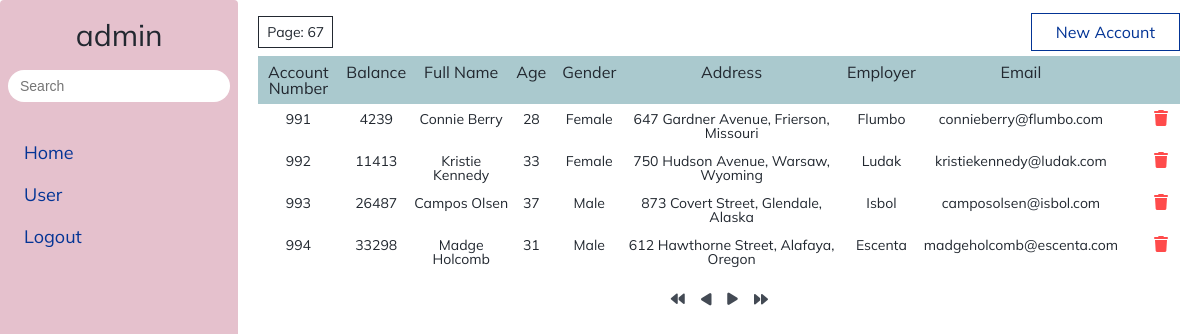
/index.php?page=67 (signed in), run on the app's committed database.
### tables this page shows
CREATE TABLE IF NOT EXISTS `user` (
  `userID` int(11) NOT NULL AUTO_INCREMENT,
  `username` varchar(50) NOT NULL,
  `phone` varchar(20) NOT NULL,
  `email` char(50) NOT NULL,
  `password` char(100) NOT NULL,
  `country` varchar(30) NOT NULL,
  PRIMARY KEY (`userID`),
  UNIQUE KEY `email` (`email`)
);

CREATE TABLE IF NOT EXISTS `accounts` (
  `account_number` int(11) NOT NULL AUTO_INCREMENT,
  `balance` int(11) NOT NULL,
  `first_name` varchar(30) NOT NULL,
  `last_name` varchar(30) NOT NULL,
  `age` int(4) NOT NULL,
  `gender` char(5) NOT NULL,
  `address` text NOT NULL,
  `employer` varchar(30) NOT NULL,
  `email` text NOT NULL,
  `city` varchar(100) NOT NULL,
  `state` char(10) NOT NULL,
  PRIMARY KEY (`account_number`),
  KEY `state` (`state`)
);

### handle/role.php (called while the page is built)
<?php
include_once './config/Data.php';
function getRole($email)
{
  $db = new Data();
  $connect = $db->connect();
  $sql = "SELECT *  FROM user,user_role WHERE user.userID = user_role.userID AND user.email = '$email' and user_role.roleID = 0";
  $statement = $connect->prepare($sql);
  $statement->execute();
  $statement->fetchAll(PDO::FETCH_ASSOC);
  $role = $statement->rowCount();
  return $role > 0 ? true : false;
}
function getPermissions($email)
{
  $permission = array();
  $db = new Data();
  $connect = $db->connect();
  $sql = "SELECT permission.permissionType FROM user INNER JOIN user_role on (user.userID = user_role.userID) INNER JOIN roles on (user_role.roleID = roles.roles) INNER JOIN role_permission on (roles.roles = role_permission.roleID) INNER JOIN permission on (role_permission.permissionID = permission.permissionID) WHERE user.email = '$email';";
  $statement = $connect->prepare($sql);
  $statement->execute();
  $result = $statement->fetchAll(PDO::FETCH_ASSOC);
  foreach ($result as $row) {
    $permission[] = $row['permissionType'];
  }
  return $permission;
}
?>

### config/Data.php (the view, shortened to what this page needs)
<?php
class Database
{
  private $__host = 'localhost';
  private $__db_name = 'bank';
  private $__username = 'root';
  private $__password = '';
  function connect()
  {
    try {
      $this->__connection = new PDO('mysql:host=' . $this->__host . ';dbname=' . $this->__db_name, $this->__username, $this->__password);
      $this->__connection->setAttribute(PDO::ATTR_ERRMODE, PDO::ERRMODE_EXCEPTION);
      return $this->__connection;
    } catch (PDOException $e) {
      echo "Connection failed: " . $e->getMessage();
      $this->__connection = null;
    }
  }
}
class Data extends Database
{
  private $__start, $__rowPerPage, $__totalPages;
  public $permissions = array();
  function getPermissions()
  {
    $this->permissions = $_SESSION['permissions'];
  }
  function readData($data)
  {
    $str = '';
    $arr = array();
    $connect = $this->connect();
    $_SESSION['currentPage'] = $currentPage = 1;
    $start = 0;
    $rowPerPage = 15;
    $total = $this->__totalPages;
    if (isset($_GET['page'])) {
      $_SESSION['currentPage'] = $currentPage = $_GET['page'];
      $start = ($currentPage - 1) * $rowPerPage;
    }
    try {
      $statement = $connect->prepare($data);
      $statement->setFetchMode(PDO::FETCH_ASSOC);
      $statement->execute();
      $statement->fetchAll();
      $this->__totalPages = $statement->rowCount();
      $sql = $data . " ASC LIMIT $start, $rowPerPage ; ";
      $statement = $connect->prepare($sql);
      $statement->setFetchMode(PDO::FETCH_ASSOC);
      $statement->execute();
      $result = $statement->fetchAll();
      $account_number = 0;
      for ($i = 0; $i <= count($result) - 1; $i++) {
        $str .= "<tr>";
        foreach ($result[$i] as $key => $value) {
          if ($key == 'account_number') {
            $account_number = $value;
          }
          if ($key == 'gender') {
            $gender = $value == 'M' ? 'Male' : 'Female';
            $str .= " <td>" . $gender . "</td>";
          } else {
            $str .= " <td>" . $value . "</td>";
          }
        }
        foreach ($this->permissions as $permission) {
          if ($permission == 'update') {
            $str .= "<td><a href = '?page=$currentPage&account_number=$account_number' class = 'link-icon'>
            <i class='fi fi-sr-eye'></i></a></td>
            <td><a href = './handle/delete.php?page=$currentPage&account_number=$account_number' onclick = 'return showMessageDelete(this)' class = 'link-icon'>
            <i class='red-color fa-solid fa-trash'></i></a></td>";
            $str .= "</tr>";
            break;
          }
        }
      }
      $arr[] = $str;
      $arr[] = $this->__totalPages;
      return $arr;
    } catch (PDOException $e) {
      echo "Error: " . $e->getMessage();
    }
  }
  function Navigation($total)
  {
    $rowPerPage = 15;
    $_SESSION['pages'] = $pages = $total / $rowPerPage;
    $index = 1;
    if (isset($_GET['page'])) {
      $currentPage = $_GET['page'];
    }
  }
}
?>

### index.php (shortened to what this page needs)
<?php
include './config/Data.php';
$data = new Data();
include_once './handle/role.php';
include_once './handle/navigation.php';
$email = $_SESSION['account'];
$is_admin = getRole($email);
$permissions = getPermissions($email);
?>
<!DOCTYPE html>
<html lang="en">
<head>
  <link rel='stylesheet' href='https://cdn-uicons.flaticon.com/uicons-solid-rounded/css/uicons-solid-rounded.css'>
  <link rel="stylesheet" href="./assets/css/style.css">
</head>
<body>
  <div class="main">
    <?php include_once "./layout/navigation.php"; ?>
    <div class="grid">
      <div class="row">
        <div class="col-12-xl col-12-lg">
          <div class="content">
            <div class="content-header">
              <?php
              foreach ($permissions as $permission) {
                if ($permission == 'view') {
              ?>
              <div class="content-header-list">
                <p>Page: <?= isset($_GET['page']) ? $_GET['page'] : '1' ?>
                </p>
              </div>
              <?php
                  break;
                }
              }
              foreach ($permissions as $permission) {
                if ($permission == 'insert') {
              ?>
              <div class="content-header-insert">
                <a href="?addNew">new account</a>
              </div>
              <?php
                  break;
                }
              }
              ?>
            </div>
          </div>
          <div class="content-container">
            <?php
            foreach ($permissions as $permission) {
              if ($permission == 'view') {
            ?>
            <table class='content-container-table'>
              <thead>
                <th>account number</th>
                <th>balance</th>
                <th>full name</th>
                <th>age</th>
                <th>gender</th>
                <th>address</th>
                <th>employer</th>
                <th>email</th>
                <th></th>
                <th></th>
              </thead>
              <tbody class="content-container-table-body">
                <?php
                if (isset($_SESSION['account'])) {
                  if (empty(isset($_GET['data']))) {
                    $sql = "SELECT accounts.account_number,
                          balance,
                          CONCAT( first_name, ' ' ,last_name) AS fullName,
                          age,
                          gender,
                          CONCAT(address,', ',city,', ',state.name) AS address,
                          employer,
                          email
                          FROM `accounts`, `state`
                          WHERE accounts.state = state.state
                          ORDER BY `accounts`.`account_number`";
                    $result = $data->readData($sql);
                    echo ($result[0]);
                  } else {
                    include_once './handle/search.php';
                  }
                }
                ?>
              </tbody>
            </table>
            <?php
                break;
              }
            }
            ?>
          </div>
          <?php
          foreach ($permissions as $permission) {
            if ($permission == 'view') {
              $pages = ceil($_SESSION["pages"]);
              $currentPage = $_SESSION["currentPage"];
          ?>
          <div class="content-navigation">
            <a href="?page=1" class="content-navigation-button">
              <i class="fa-solid fa-backward"></i>
            </a>
            <a href="?page=<?php
              if (!isset($_GET['page']) || $_GET['page'] <= 1) {
                $_SESSION['currentPage'] = $currentPage = 1;
              } else {
                $_SESSION['currentPage'] = $currentPage = $_GET['page'] - 1;
              }
              echo $currentPage;
            ?>" class="content-navigation-button rotate">
              <i class="fa-solid fa-play"></i></a>
            <a href="?page=<?php
              if (!isset($_GET['page'])) {
                $_SESSION['currentPage'] = $currentPage = 2;
              } elseif ($_GET['page'] >= $pages) {
                $_SESSION['currentPage'] = $currentPage = $pages;
              } else {
                $_SESSION['currentPage'] = $currentPage = $_GET['page'] + 1;
              }
              echo $currentPage;
            ?>" class="content-navigation-button"><i class="fa-solid fa-play"></i></a>
            <a href="?page=<?php echo ($pages) ?>" class="content-navigation-button rotate"><i
                class="fa-solid fa-backward"></i></a>
          </div>
          <?php
              break;
            }
          }
          ?>
        </div>
      </div>
    </div>
  </div>
</body>
</html>

### layout/navigation.php
<div class="navigation">
  <h2 class="h2-heading">
    <?php
    $sql = "select username from user where email = '" . $_SESSION['account'] . "'";
    $statement = $connect->prepare($sql);
    $statement->execute();
    $result = $statement->fetch();
    echo $result[0];
    ?>
  </h2>
  <div class="navigation-search">
    <?php
    preg_match('/index\.php/', $_SERVER['REQUEST_URI'], $match1);
    preg_match('/index\.php/', $_SERVER['PHP_SELF'], $match2);
    if ($match1 || $match2) {
    ?>
    <form action="<?php $_SERVER['PHP_SELF'] ?>" method='get' class="navigation-search-form">
      <input type="text" class="navigation-search-input" name="input-search" placeholder="Search"
        onkeyup="liveSearch(this.value)">
    </form>
    <?php
    }
    ?>
  </div>
  <ul class="navigation-list">
    <li class='navigation-list-item'>
      <a href='index.php' class='navigation-list-item-link'>Home</a>
    </li>
    <?php if ($is_admin) {
      echo " <li class='navigation-list-item'>
          <a href='user.php' class='navigation-list-item-link'>User</a></li>";
    } ?>
    <li class="navigation-list-item">
      <a href="./handle/logout.php" class="navigation-list-item-link" onclick="return logout(this)">logout</a>
    </li>
  </ul>
</div>

### assets/css/style.css (style rules this page uses)
.grid { width: 100%; max-width: 1200px; margin: 0 auto; padding: 0 20px; box-sizing: border-box; }
.row { display: flex; flex-flow: row wrap; }
@media (min-width: 960px) and (max-width: 1200px) { .col-12-lg { box-sizing: border-box; flex-grow: 0; width: 100%; } }
@media (min-width: 1200px) { .col-12-xl { box-sizing: border-box; flex-grow: 0; width: 100%; } }
html, body, div, span, applet, object, iframe, h1, h2, h3, h4, h5, h6, p, blockquote, pre, a, abbr, acronym, address, big, cite, code, del, dfn, em, img, ins, kbd, q, s, samp, small, strike, strong, sub, sup, tt, var, b, u, i, center, dl, dt, dd, ol, ul, li, fieldset, form, label, legend, table, caption, tbody, tfoot, thead, tr, th, td, article, aside, canvas, details, embed, figure, figcaption, footer, header, hgroup, menu, nav, output, ruby, section, summary, time, mark, audio, video { margin: 0; padding: 0; border: 0; font-size: 100%; font: inherit; vertical-align: baseline; }
body { line-height: 1; }
ol, ul { list-style: none; }
table { border-collapse: collapse; border-spacing: 0; }
html { font-size: 62.5%; font-family: Mulish; }
body { box-sizing: border-box; color: #222830; }
* { box-sizing: inherit; }
.h2-heading { font-size: 3rem; font-family: "Mulish"; }
.navigation { padding: 2rem 0; width: 300px; height: 100vh; background: #e5c1cd; display: flex; flex-direction: column; align-items: center; border-radius: 4px; }
.navigation-list { width: 100%; padding: 3rem 0 0 16px; }
.navigation-list-item { display: block; font-size: 1.8rem; position: relative; border-radius: 24px; }
.navigation-list-item-link { padding: 12px 8px; text-decoration: none; display: block; text-transform: capitalize; color: #033495; }
.navigation-search { margin-top: 2rem; width: 100%; padding: 0 8px; }
.navigation-search-form { display: flex; }
.navigation-search-input { border: none; outline: none; padding: 8px 12px; border-radius: 16px; font-size: 1.4rem; flex: 1; }
.main { width: 100%; height: 100%; display: flex; }
.main .content { margin-top: 16px; }
.main .content-header { display: flex; justify-content: space-between; align-items: center; padding: 0 0 8px; }
.main .content-header-insert a { text-decoration: none; font-size: 1.6rem; color: #033495; padding: 8px 24px; border: 1px solid #033495; text-transform: capitalize; }
.main .content-header-list { position: relative; font-size: 1.4rem; display: inline-block; padding: 8px; border: solid 1px; }
.main .content-container { max-height: 80vh; overflow: auto; width: 100%; }
.main .content-container-table { width: 100%; }
.main .content-container-table th { text-transform: capitalize; margin: 1rem 8px; font-size: 1.6rem; background-color: #aac9ce; padding: 8px; }
.main .content-container-table tr { text-align: center; }
.main .content-container-table tr td { padding: 6px 0; font-size: 1.4rem; font-weight: 400; }
.main .content-container-table tr td:first-child { width: 80px; }
.main .content-navigation { text-align: center; margin-top: 2rem; display: flex; flex-direction: row; justify-content: center; }
.main .content-navigation-button { font-size: 1.4rem; text-decoration: none; margin: 0 8px; color: #434a54; }
.main .content-navigation-button.rotate { transform: rotate(180deg); }
.link-icon { text-decoration: none; display: inline-block; font-size: 1.6rem; color: #033495; margin: 0 12px; }
.link-icon .red-color { color: red; opacity: 0.7; }

### data on the page
user: username "admin"
accounts: account_number "991", balance "4239", age "28", gender "Female", employer "Flumbo", email "connieberry@flumbo.com"
accounts: account_number "992", balance "11413", age "33", gender "Female", employer "Ludak", email "kristiekennedy@ludak.com"
accounts: account_number "993", balance "26487", age "37", gender "Male", employer "Isbol", email "camposolsen@isbol.com"
accounts: account_number "994", balance "33298", age "31", gender "Male", employer "Escenta", email "madgeholcomb@escenta.com"

### other printed values
$value "Connie Berry"
$value "647 Gardner Avenue, Frierson, Missouri"
$value "Kristie Kennedy"
$value "750 Hudson Avenue, Warsaw, Wyoming"
$value "Campos Olsen"
$value "873 Covert Street, Glendale, Alaska"
$value "Madge Holcomb"
$value "612 Hawthorne Street, Alafaya, Oregon"
